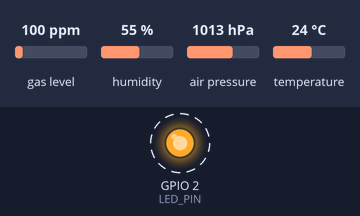
A sketch run on a simulated ESP32. Parts: output pins drawn as LEDs (lit = HIGH). Dashed ring = blinking. The test bench sets the inputs (shaded band); at power-on: gas level 100 ppm, humidity 55 %, air pressure 1013 hPa, temperature 24 °C. Storage starts empty; what the sketch prints to the serial monitor is not drawn.

Above: at 2.9 s.
Timing chart, 0 to 7.1 s (numbered marks = the images above):
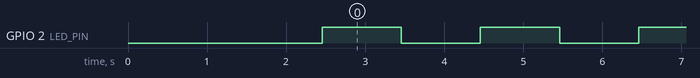

Measured:
- by itself, GPIO 2 (LED_PIN): alternates HIGH for 1.0 s and LOW for 1.0 s

The sketch:

test_esp.ino
```cpp
/*
  ESP32 Module Testing Code
  This code tests each component individually before running the full system
*/

#include <SD.h>
#include <SPI.h>
#include <Wire.h>
#include <Adafruit_Sensor.h>
#include <Adafruit_BME680.h>

// Pin definitions
#define SD_CS_PIN 5
#define BME_SDA_PIN 21
#define BME_SCL_PIN 22
#define LED_PIN 2  // Built-in LED on most ESP32 boards

Adafruit_BME680 bme;

void setup() {
  Serial.begin(115200);
  delay(2000); // Give time for serial monitor to connect

  Serial.println("\n=== ESP32 MODULE TESTING ===");
  Serial.println("Starting component tests...\n");

  // Test 1: Basic ESP32 functionality
  testESP32Basic();

  // Test 2: I2C Bus
  testI2C();

  // Test 3: BME680 Sensor
  testBME680();

  // Test 4: SD Card Module
  testSDCard();

  // Test 5: Combined functionality
  testCombined();

  Serial.println("\n=== TESTING COMPLETE ===");
  Serial.println("Check results above. If all tests pass, upload the main code!");
}

void loop() {
  // Simple blink to show ESP32 is running
  digitalWrite(LED_PIN, HIGH);
  delay(1000);
  digitalWrite(LED_PIN, LOW);
  delay(1000);
}

void testESP32Basic() {
  Serial.println("TEST 1: ESP32 Basic Functionality");
  Serial.println("--------------------------------");

  // Test built-in LED
  pinMode(LED_PIN, OUTPUT);
  Serial.println("✓ Built-in LED configured");

  // Test chip info
  Serial.print("✓ Chip Model: "); Serial.println(ESP.getChipModel());
  Serial.print("✓ Chip Revision: "); Serial.println(ESP.getChipRevision());
  Serial.print("✓ CPU Frequency: "); Serial.print(ESP.getCpuFreqMHz()); Serial.println(" MHz");
  Serial.print("✓ Free Heap: "); Serial.print(ESP.getFreeHeap()); Serial.println(" bytes");
  Serial.print("✓ Flash Size: "); Serial.print(ESP.getFlashChipSize()); Serial.println(" bytes");

  Serial.println("✓ ESP32 basic test PASSED\n");
}

void testI2C() {
  Serial.println("TEST 2: I2C Bus Scanning");
  Serial.println("------------------------");

  Wire.begin(BME_SDA_PIN, BME_SCL_PIN);
  Serial.print("✓ I2C initialized on pins SDA:");
  Serial.print(BME_SDA_PIN);
  Serial.print(", SCL:");
  Serial.println(BME_SCL_PIN);

  Serial.println("Scanning for I2C devices...");

  int deviceCount = 0;
  for (byte address = 1; address < 127; address++) {
    Wire.beginTransmission(address);
    if (Wire.endTransmission() == 0) {
      Serial.print("✓ I2C device found at address 0x");
      if (address < 16) Serial.print("0");
      Serial.print(address, HEX);

      // Identify known devices
      if (address == 0x76 || address == 0x77) {
        Serial.print(" (BME680 sensor)");
      }
      Serial.println();
      deviceCount++;
    }
  }

  if (deviceCount == 0) {
    Serial.println("✗ No I2C devices found! Check wiring.");
  } else {
    Serial.print("✓ Found "); Serial.print(deviceCount); Serial.println(" I2C device(s)");
  }
  Serial.println();
}

void testBME680() {
  Serial.println("TEST 3: BME680 Sensor");
  Serial.println("---------------------");

  if (!bme.begin()) {
    Serial.println("✗ BME680 sensor not found! Check wiring and I2C address.");
    Serial.println("  Default I2C address is 0x77, some modules use 0x76");
    return;
  }

  Serial.println("✓ BME680 sensor found and initialized");

  // Configure sensor
  bme.setTemperatureOversampling(BME680_OS_8X);
  bme.setHumidityOversampling(BME680_OS_2X);
  bme.setPressureOversampling(BME680_OS_4X);
  bme.setIIRFilterSize(BME680_FILTER_SIZE_3);
  bme.setGasHeater(320, 150);

  Serial.println("✓ BME680 sensor configured");

  // Test reading
  Serial.println("Taking test reading...");
  if (!bme.performReading()) {
    Serial.println("✗ Failed to perform reading");
    return;
  }

  Serial.println("✓ BME680 test reading successful:");
  Serial.print("  Temperature: "); Serial.print(bme.temperature); Serial.println(" °C");
  Serial.print("  Humidity: "); Serial.print(bme.humidity); Serial.println(" %");
  Serial.print("  Pressure: "); Serial.print(bme.pressure / 100.0); Serial.println(" hPa");
  Serial.print("  Gas Resistance: "); Serial.print(bme.gas_resistance); Serial.println(" Ohms");

  // Check if readings are reasonable
  bool readingsOK = true;
  if (bme.temperature < -40 || bme.temperature > 85) {
    Serial.println("  ⚠ Temperature reading seems unusual");
    readingsOK = false;
  }
  if (bme.humidity < 0 || bme.humidity > 100) {
    Serial.println("  ⚠ Humidity reading seems unusual");
    readingsOK = false;
  }
  if (bme.pressure < 30000 || bme.pressure > 110000) {
    Serial.println("  ⚠ Pressure reading seems unusual");
    readingsOK = false;
  }

  if (readingsOK) {
    Serial.println("✓ BME680 readings appear normal");
  }

  Serial.println();
}

void testSDCard() {
  Serial.println("TEST 4: SD Card Module");
  Serial.println("----------------------");

  Serial.print("Initializing SD card on CS pin "); Serial.println(SD_CS_PIN);

  if (!SD.begin(SD_CS_PIN)) {
    Serial.println("✗ SD card initialization failed!");
    Serial.println("  Check:");
    Serial.println("  - SD card is inserted properly");
    Serial.println("  - Wiring connections (especially CS pin)");
    Serial.println("  - SD card format (FAT16/FAT32)");
    return;
  }

  Serial.println("✓ SD card initialized successfully");

  // Get card info
  uint8_t cardType = SD.cardType();
  if (cardType == CARD_NONE) {
    Serial.println("✗ No SD card attached");
    return;
  }

  Serial.print("✓ SD Card Type: ");
  if (cardType == CARD_MMC) {
    Serial.println("MMC");
  } else if (cardType == CARD_SD) {
    Serial.println("SDSC");
  } else if (cardType == CARD_SDHC) {
    Serial.println("SDHC");
  } else {
    Serial.println("UNKNOWN");
  }

  uint64_t cardSize = SD.cardSize() / (1024 * 1024);
  Serial.print("✓ SD Card Size: "); Serial.print(cardSize); Serial.println(" MB");

  // Test write/read
  Serial.println("Testing file write/read...");

  File testFile = SD.open("/test.txt", FILE_WRITE);
  if (testFile) {
    testFile.println("ESP32 SD card test");
    testFile.close();
    Serial.println("✓ Test file written successfully");
  } else {
    Serial.println("✗ Failed to open test file for writing");
    return;
  }

  testFile = SD.open("/test.txt");
  if (testFile) {
    String content = testFile.readString();
    testFile.close();
    if (content.indexOf("ESP32 SD card test") >= 0) {
      Serial.println("✓ Test file read successfully");
      Serial.println("✓ SD card read/write test PASSED");
    } else {
      Serial.println("✗ Test file content doesn't match");
    }
  } else {
    Serial.println("✗ Failed to open test file for reading");
  }

  // Clean up
  SD.remove("/test.txt");
  Serial.println();
}

void testCombined() {
  Serial.println("TEST 5: Combined Functionality");
  Serial.println("------------------------------");

  Serial.println("Testing sensor + SD card logging...");

  if (!bme.performReading()) {
    Serial.println("✗ Cannot read sensor data");
    return;
  }

  File dataFile = SD.open("/combined_test.csv", FILE_WRITE);
  if (!dataFile) {
    Serial.println("✗ Cannot open SD file for writing");
    return;
  }

  // Write header if new file
  if (dataFile.size() == 0) {
    dataFile.println("Timestamp,Temperature,Humidity,Pressure,GasResistance");
  }

  // Write data
  dataFile.print(millis()); dataFile.print(",");
  dataFile.print(bme.temperature); dataFile.print(",");
  dataFile.print(bme.humidity); dataFile.print(",");
  dataFile.print(bme.pressure / 100.0); dataFile.print(",");
  dataFile.println(bme.gas_resistance);

  dataFile.close();

  Serial.println("✓ Combined sensor + SD logging test PASSED");
  Serial.println("✓ Data logged to /combined_test.csv");

  Serial.println("\n ALL TESTS COMPLETED");
  Serial.println("Your ESP32 setup is ready for the main application");
}
```
